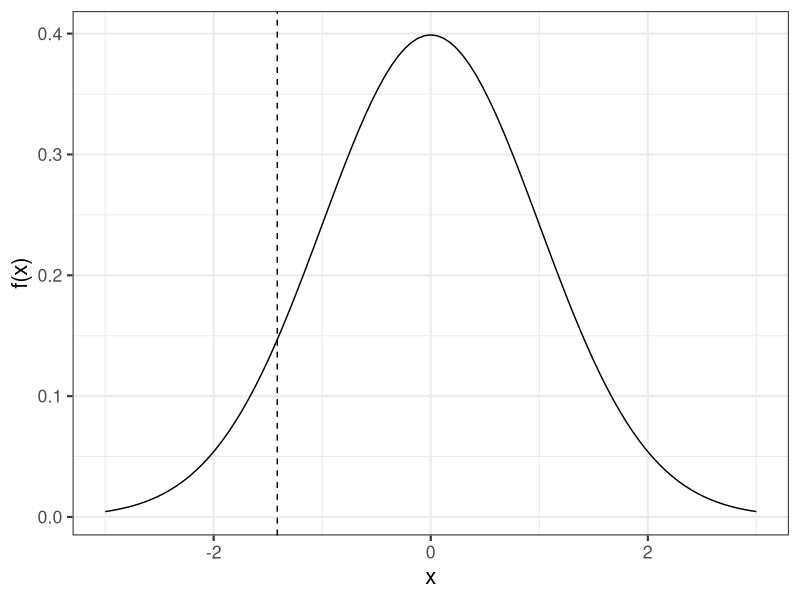

The R source for this figure:
## ---- chunk 1
library(ggplot2)
ggplot() +
  geom_function(fun = dnorm) +
  geom_vline(xintercept = -1.414, linetype=2) + 
  xlim(-3,3) +
  labs(
    x = "x",
    y = "f(x)",
    colour = "",
  ) + 
  theme_bw(base_size = 16)
